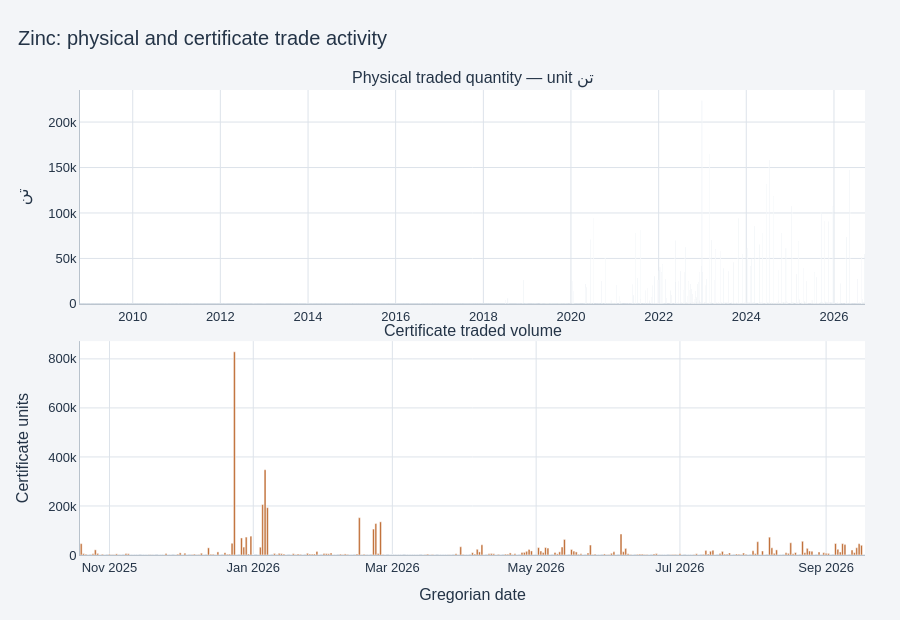
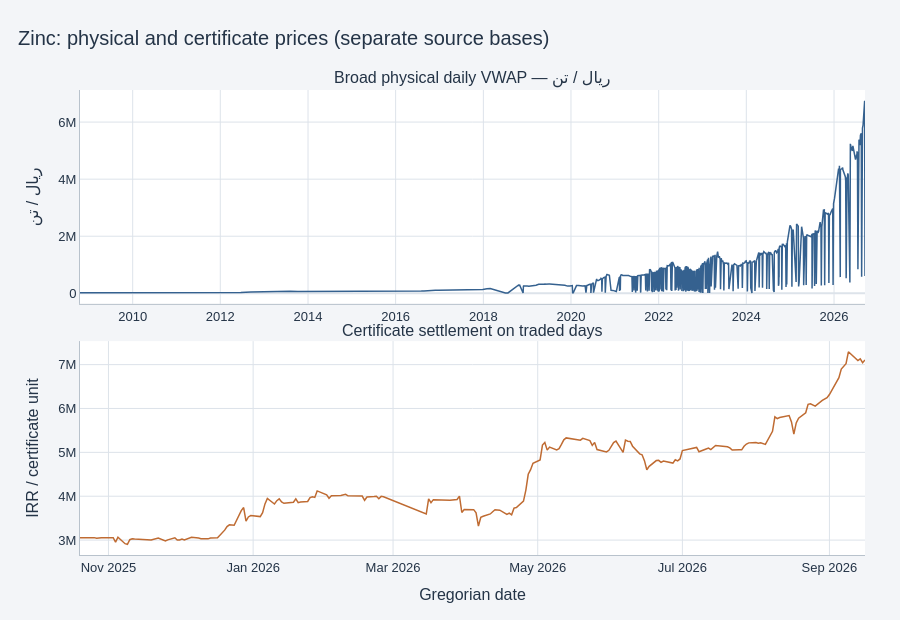
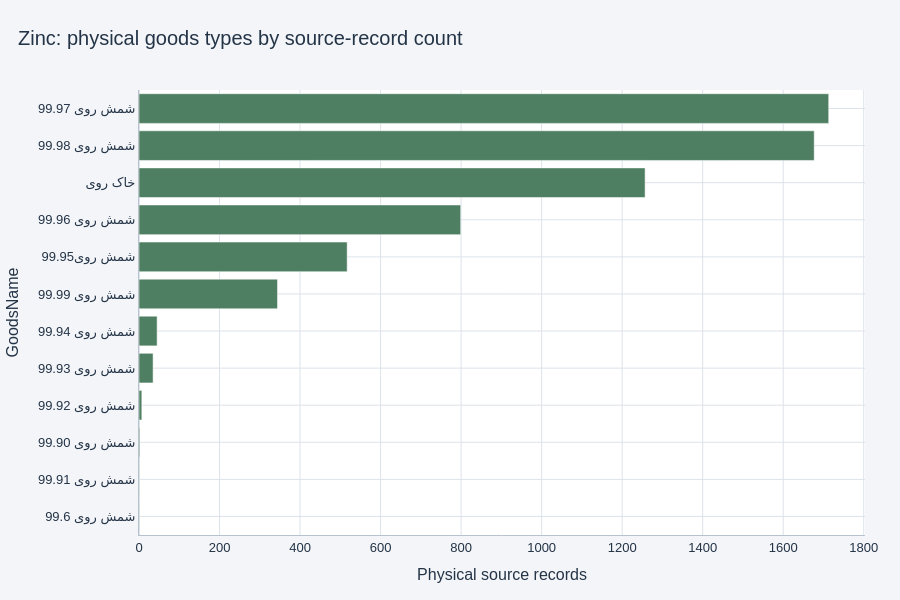
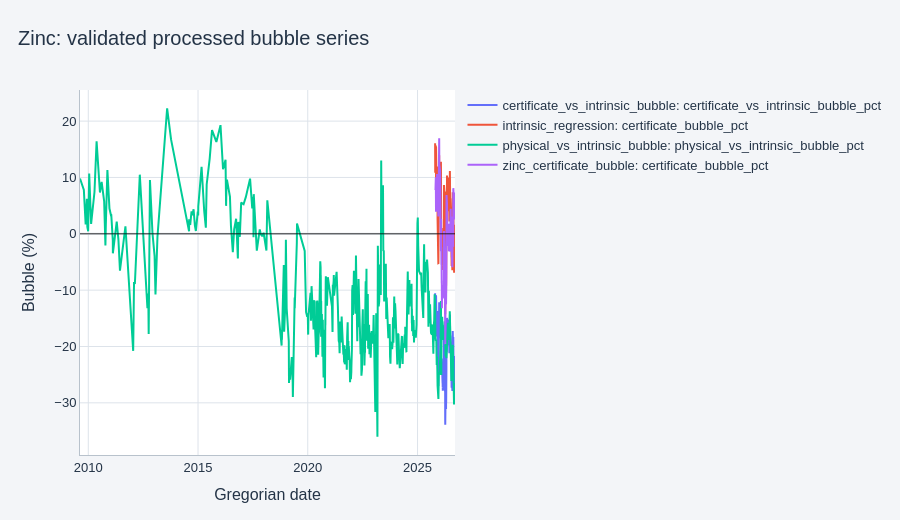

The notebook cell saved with these charts, in order:
### Markdown cell above
## Standard market dashboard

This governed, read-only section uses the same presentation contract across commodity projects:
source coverage, physical and certificate activity, separate price panels, physical-goods
composition, and validated processed bubbles. It never writes raw data or constructs a missing
bubble. For Zinc, product comparability still follows the project-specific workflow.

### Code cell
from pathlib import Path
import sys

def locate_workspace(start=Path.cwd()):
    for candidate in [start, *start.parents]:
        if (candidate / "commodity" / "zinc").exists() and (candidate / "shared").exists():
            return candidate
    raise FileNotFoundError("Could not locate workspace root")

WORKSPACE_ROOT = locate_workspace()
if str(WORKSPACE_ROOT) not in sys.path:
    sys.path.insert(0, str(WORKSPACE_ROOT))

from shared.notebook_tools.commodity_dashboard import (
    goods_type_counts,
    load_markets,
    market_summary,
    plot_available_bubbles,
    plot_goods_type_counts,
    plot_market_prices,
    plot_trade_activity,
)

PROJECT_DIR = WORKSPACE_ROOT / "commodity" / "zinc"
physical_dashboard, certificate_dashboard = load_markets(
    PROJECT_DIR, "zinc", physical_filename=None
)
display(market_summary(physical_dashboard, certificate_dashboard))
plot_trade_activity(physical_dashboard, certificate_dashboard, "Zinc")
plot_market_prices(physical_dashboard, certificate_dashboard, "Zinc")
goods_count_table = plot_goods_type_counts(physical_dashboard, "Zinc", top_n=30)
display(goods_count_table)
bubble_series_plotted = plot_available_bubbles(PROJECT_DIR, "Zinc")

### Figure 1 — Plotly figure (JSON) as saved in the notebook; plotly's stock layout.template omitted (floating-point values rounded to 4 significant figures; data arrays with more than 128 entries replaced by an {"elided": "..."} marker saying what was removed)
{"data": [{"hovertemplate": "Date=%{x|%Y-%m-%d}<br>Quantity=%{y:,.2f}<extra></extra>", "marker": {"color": "#35618f"}, "name": "Physical (تن)", "type": "bar", "x": {"elided": "1013 str values"}, "xaxis": "x", "y": {"elided": "1013 float values"}, "yaxis": "y"}, {"hovertemplate": "Date=%{x|%Y-%m-%d}<br>Volume=%{y:,.0f}<extra></extra>", "marker": {"color": "#bf6b32"}, "name": "Certificate", "type": "bar", "x": {"elided": "286 str values"}, "xaxis": "x2", "y": {"elided": "286 int values"}, "yaxis": "y2"}], "layout": {"annotations": [{"font": {"size": 16}, "showarrow": false, "text": "Physical traded quantity — unit تن", "x": 0.5, "xanchor": "center", "xref": "paper", "y": 1, "yanchor": "bottom", "yref": "paper"}, {"font": {"size": 16}, "showarrow": false, "text": "Certificate traded volume", "x": 0.5, "xanchor": "center", "xref": "paper", "y": 0.46, "yanchor": "bottom", "yref": "paper"}], "autosize": true, "font": {"color": "#243447", "family": "Arial, Tahoma, sans-serif", "size": 13}, "height": 620, "hoverlabel": {"bgcolor": "#FFFFFF", "font": {"color": "#243447"}}, "hovermode": "x unified", "margin": {"b": 65, "l": 80, "r": 35, "t": 90}, "paper_bgcolor": "#F3F5F8", "plot_bgcolor": "#FFFFFF", "showlegend": false, "title": {"font": {"size": 20}, "text": "Zinc: physical and certificate trade activity", "x": 0.02, "xanchor": "left"}, "xaxis": {"anchor": "y", "automargin": true, "domain": [0, 1], "gridcolor": "#DDE3EA", "linecolor": "#B8C2CC", "showgrid": true, "zerolinecolor": "#DDE3EA"}, "xaxis2": {"anchor": "y2", "automargin": true, "domain": [0, 1], "gridcolor": "#DDE3EA", "linecolor": "#B8C2CC", "showgrid": true, "title": {"text": "Gregorian date"}, "zerolinecolor": "#DDE3EA"}, "yaxis": {"anchor": "x", "automargin": true, "domain": [0.54, 1], "gridcolor": "#DDE3EA", "linecolor": "#B8C2CC", "showgrid": true, "title": {"text": "تن"}, "zerolinecolor": "#DDE3EA"}, "yaxis2": {"anchor": "x2", "automargin": true, "domain": [0, 0.46], "gridcolor": "#DDE3EA", "linecolor": "#B8C2CC", "showgrid": true, "title": {"text": "Certificate units"}, "zerolinecolor": "#DDE3EA"}}}

### Figure 2 — Plotly figure (JSON) as saved in the notebook; plotly's stock layout.template omitted (floating-point values rounded to 4 significant figures; data arrays with more than 128 entries replaced by an {"elided": "..."} marker saying what was removed)
{"data": [{"hovertemplate": "Date=%{x|%Y-%m-%d}<br>VWAP=%{y:,.2f}<extra></extra>", "line": {"color": "#35618f", "width": 1.5}, "mode": "lines", "name": "Physical (ریال / تن)", "type": "scatter", "x": {"elided": "770 str values"}, "xaxis": "x", "y": {"elided": "770 float values"}, "yaxis": "y"}, {"hovertemplate": "Date=%{x|%Y-%m-%d}<br>Settlement=%{y:,.2f}<extra></extra>", "line": {"color": "#bf6b32", "width": 1.5}, "mode": "lines", "name": "Certificate settlement", "type": "scatter", "x": {"elided": "208 str values"}, "xaxis": "x2", "y": {"elided": "208 float values"}, "yaxis": "y2"}], "layout": {"annotations": [{"font": {"size": 16}, "showarrow": false, "text": "Broad physical daily VWAP — ریال / تن", "x": 0.5, "xanchor": "center", "xref": "paper", "y": 1, "yanchor": "bottom", "yref": "paper"}, {"font": {"size": 16}, "showarrow": false, "text": "Certificate settlement on traded days", "x": 0.5, "xanchor": "center", "xref": "paper", "y": 0.46, "yanchor": "bottom", "yref": "paper"}], "autosize": true, "font": {"color": "#243447", "family": "Arial, Tahoma, sans-serif", "size": 13}, "height": 620, "hoverlabel": {"bgcolor": "#FFFFFF", "font": {"color": "#243447"}}, "hovermode": "x unified", "margin": {"b": 65, "l": 80, "r": 35, "t": 90}, "paper_bgcolor": "#F3F5F8", "plot_bgcolor": "#FFFFFF", "showlegend": false, "title": {"font": {"size": 20}, "text": "Zinc: physical and certificate prices (separate source bases)", "x": 0.02, "xanchor": "left"}, "xaxis": {"anchor": "y", "automargin": true, "domain": [0, 1], "gridcolor": "#DDE3EA", "linecolor": "#B8C2CC", "showgrid": true, "zerolinecolor": "#DDE3EA"}, "xaxis2": {"anchor": "y2", "automargin": true, "domain": [0, 1], "gridcolor": "#DDE3EA", "linecolor": "#B8C2CC", "showgrid": true, "title": {"text": "Gregorian date"}, "zerolinecolor": "#DDE3EA"}, "yaxis": {"anchor": "x", "automargin": true, "domain": [0.54, 1], "gridcolor": "#DDE3EA", "linecolor": "#B8C2CC", "showgrid": true, "title": {"text": "ریال / تن"}, "zerolinecolor": "#DDE3EA"}, "yaxis2": {"anchor": "x2", "automargin": true, "domain": [0, 0.46], "gridcolor": "#DDE3EA", "linecolor": "#B8C2CC", "showgrid": true, "title": {"text": "IRR / certificate unit"}, "zerolinecolor": "#DDE3EA"}}}

### Figure 3 — Plotly figure (JSON) as saved in the notebook; plotly's stock layout.template omitted (floating-point values rounded to 4 significant figures)
{"data": [{"customdata": [[0.01563], [0.01563], [0.03126], [0.1094], [0.547], [0.7033], [5.377], [8.081], [12.49], [19.65], [26.21], [26.77]], "hovertemplate": "Goods=%{y}<br>Records=%{x:,}<br>Share=%{customdata[0]:.2f}%<extra></extra>", "marker": {"color": "#4f7f62"}, "orientation": "h", "type": "bar", "x": [1, 1, 2, 7, 35, 45, 344, 517, 799, 1257, 1677, 1713], "y": ["شمش روی 99.6", "شمش روی 99.91", "شمش روی 99.90", "شمش روی 99.92", "شمش روی 99.93", "شمش روی 99.94", "شمش روی 99.99", "شمش روی99.95", "شمش روی 99.96", "خاک روی", "شمش روی 99.98", "شمش روی 99.97"]}], "layout": {"autosize": true, "font": {"color": "#243447", "family": "Arial, Tahoma, sans-serif", "size": 13}, "height": 600, "hoverlabel": {"bgcolor": "#FFFFFF", "font": {"color": "#243447"}}, "margin": {"b": 65, "l": 80, "r": 35, "t": 90}, "paper_bgcolor": "#F3F5F8", "plot_bgcolor": "#FFFFFF", "title": {"font": {"size": 20}, "text": "Zinc: physical goods types by source-record count", "x": 0.02, "xanchor": "left"}, "xaxis": {"automargin": true, "gridcolor": "#DDE3EA", "linecolor": "#B8C2CC", "showgrid": true, "title": {"text": "Physical source records"}, "zerolinecolor": "#DDE3EA"}, "yaxis": {"automargin": true, "gridcolor": "#DDE3EA", "linecolor": "#B8C2CC", "showgrid": true, "title": {"text": "GoodsName"}, "zerolinecolor": "#DDE3EA"}}}

### Figure 4 — Plotly figure (JSON) as saved in the notebook; plotly's stock layout.template omitted (floating-point values rounded to 4 significant figures; data arrays with more than 128 entries replaced by an {"elided": "..."} marker saying what was removed)
{"data": [{"hovertemplate": "Date=%{x|%Y-%m-%d}<br>Bubble=%{y:.2f}%<extra></extra>", "mode": "lines", "name": "certificate_vs_intrinsic_bubble: certificate_vs_intrinsic_bubble_pct", "type": "scatter", "x": {"elided": "208 str values"}, "y": {"elided": "208 float values"}}, {"hovertemplate": "Date=%{x|%Y-%m-%d}<br>Bubble=%{y:.2f}%<extra></extra>", "mode": "lines", "name": "intrinsic_regression: certificate_bubble_pct", "type": "scatter", "x": {"elided": "208 str values"}, "y": {"elided": "208 float values"}}, {"hovertemplate": "Date=%{x|%Y-%m-%d}<br>Bubble=%{y:.2f}%<extra></extra>", "mode": "lines", "name": "physical_vs_intrinsic_bubble: physical_vs_intrinsic_bubble_pct", "type": "scatter", "x": {"elided": "562 str values"}, "y": {"elided": "562 float values"}}, {"hovertemplate": "Date=%{x|%Y-%m-%d}<br>Bubble=%{y:.2f}%<extra></extra>", "mode": "lines", "name": "zinc_certificate_bubble: certificate_bubble_pct", "type": "scatter", "x": {"elided": "201 str values"}, "y": {"elided": "201 float values"}}], "layout": {"autosize": true, "font": {"color": "#243447", "family": "Arial, Tahoma, sans-serif", "size": 13}, "height": 520, "hoverlabel": {"bgcolor": "#FFFFFF", "font": {"color": "#243447"}}, "hovermode": "x unified", "margin": {"b": 65, "l": 80, "r": 35, "t": 90}, "paper_bgcolor": "#F3F5F8", "plot_bgcolor": "#FFFFFF", "shapes": [{"line": {"color": "black", "width": 0.8}, "type": "line", "x0": 0, "x1": 1, "xref": "x domain", "y0": 0, "y1": 0, "yref": "y"}], "title": {"font": {"size": 20}, "text": "Zinc: validated processed bubble series", "x": 0.02, "xanchor": "left"}, "xaxis": {"automargin": true, "gridcolor": "#DDE3EA", "linecolor": "#B8C2CC", "showgrid": true, "title": {"text": "Gregorian date"}, "zerolinecolor": "#DDE3EA"}, "yaxis": {"automargin": true, "gridcolor": "#DDE3EA", "linecolor": "#B8C2CC", "showgrid": true, "title": {"text": "Bubble (%)"}, "zerolinecolor": "#DDE3EA"}}}
